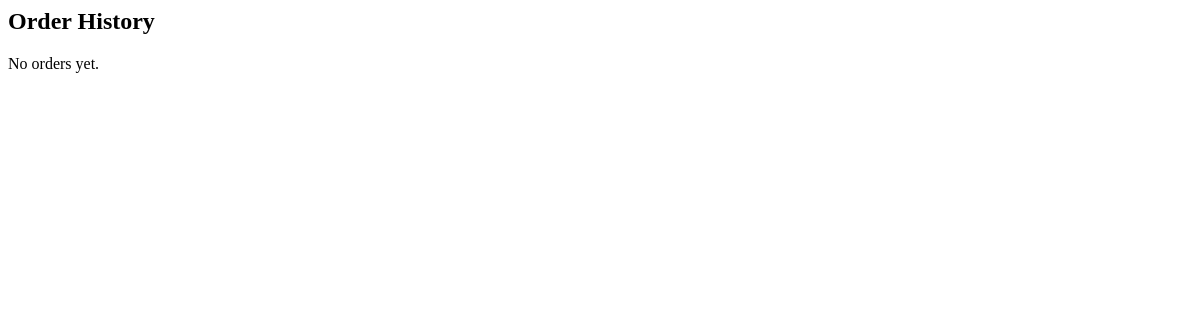
The page /orders/ (signed in) on the database as committed earlier.
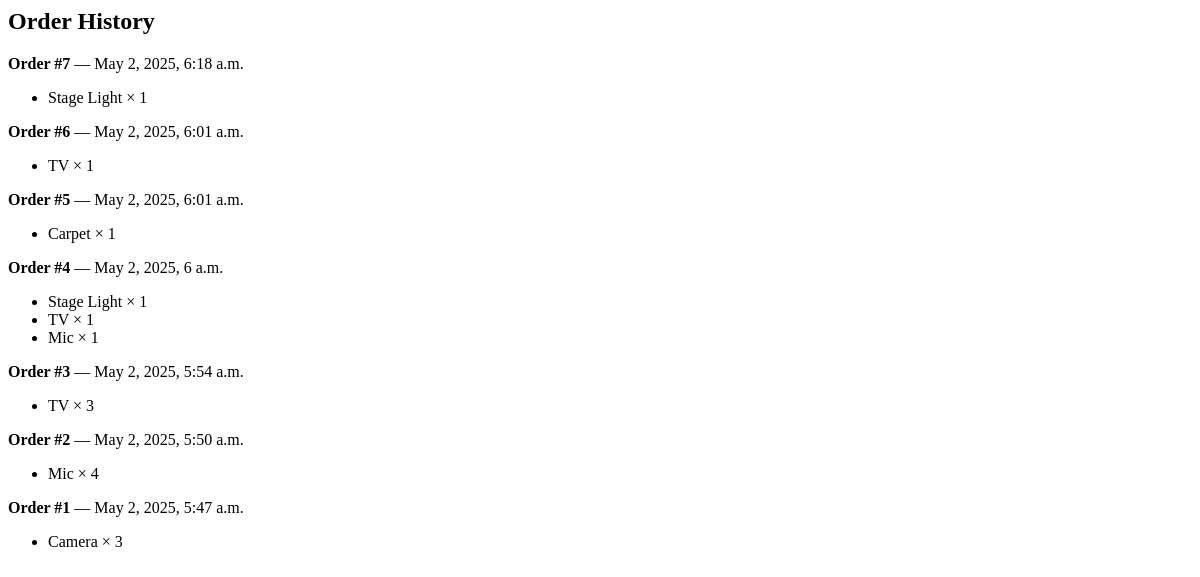
The same page on the database as committed later.
### EventApp/models.py (models this page shows, shortened)
class Order(models.Model):
    user = models.ForeignKey(User, on_delete=models.CASCADE)
    created_at = models.DateTimeField(auto_now_add=True)
    is_paid = models.BooleanField(default=False)

class OrderItem(models.Model):
    order = models.ForeignKey(Order, related_name='items', on_delete=models.CASCADE)
    product = models.ForeignKey(Product, on_delete=models.CASCADE)
    quantity = models.PositiveIntegerField()

class Product(models.Model):
    name = models.CharField(max_length=100)
    description = models.TextField()
    price = models.DecimalField(max_digits=10, decimal_places=2)
    created_at = models.DateTimeField(auto_now_add=True)
    category = models.ForeignKey(Category, on_delete=models.CASCADE)
    p_photo = models.ImageField(upload_to='product_photos/', null=True, blank=True)
    status_choice = (
        ('In Stock', 'In Stock'),
        ('Stock Out', 'Stock Out'),
        ('Will be available soon', 'Will be available soon'),
    )
    status = models.CharField(max_length=100, choices=status_choice, default='In Stock')

### EventApp/views.py (the view)
# urls.py: path('orders/', e_views.order_history, name='order_history'),
@login_required
def order_history(request):
    orders = Order.objects.filter(user=request.user).order_by('-created_at')
    return render(request, 'EventApp/order_history.html', {'orders': orders})

### template/EventApp/order_history.html
<h2>Order History</h2>
{% for order in orders %}
  <div>
    <p><strong>Order #{{ order.id }}</strong> — {{ order.created_at }}</p>
    <ul>
      {% for item in order.items.all %}
        <li>{{ item.product.name }} × {{ item.quantity }}</li>
      {% endfor %}
    </ul>
  </div>
{% empty %}
  <p>No orders yet.</p>
{% endfor %}

Rows that differ between the two databases and show on the page:
added Order: id "7", created_at "May 2, 2025, 6:18 a.m."
added OrderItem: product.name "Stage Light", quantity "1", shown under "7"
added Order: id "6", created_at "May 2, 2025, 6:01 a.m."
added OrderItem: product.name "TV", quantity "1", shown under "6"
added Order: id "5", created_at "May 2, 2025, 6:01 a.m."
added OrderItem: product.name "Carpet", quantity "1", shown under "5"
added Order: id "4", created_at "May 2, 2025, 6 a.m."
added OrderItem: product.name "Stage Light", quantity "1", shown under "4"
added OrderItem: product.name "TV", quantity "1", shown under "4"
added OrderItem: product.name "Mic", quantity "1", shown under "4"
added Order: id "3", created_at "May 2, 2025, 5:54 a.m."
added OrderItem: product.name "TV", quantity "3"
added Order: id "2", created_at "May 2, 2025, 5:50 a.m."
added OrderItem: product.name "Mic", quantity "4", shown under "2"
added Order: id "1", created_at "May 2, 2025, 5:47 a.m."
added OrderItem: product.name "Camera", quantity "3", shown under "1"
Other text that changed with them:
text no longer shown: "No orders yet."
